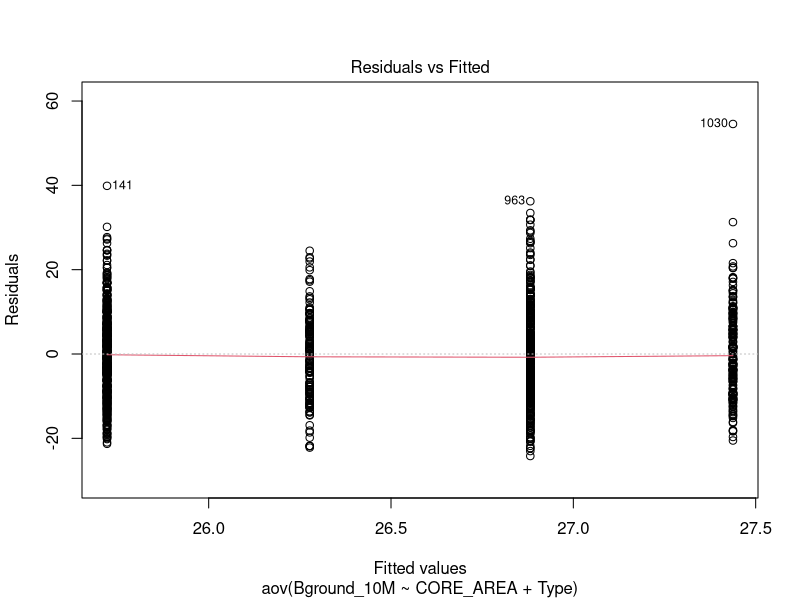
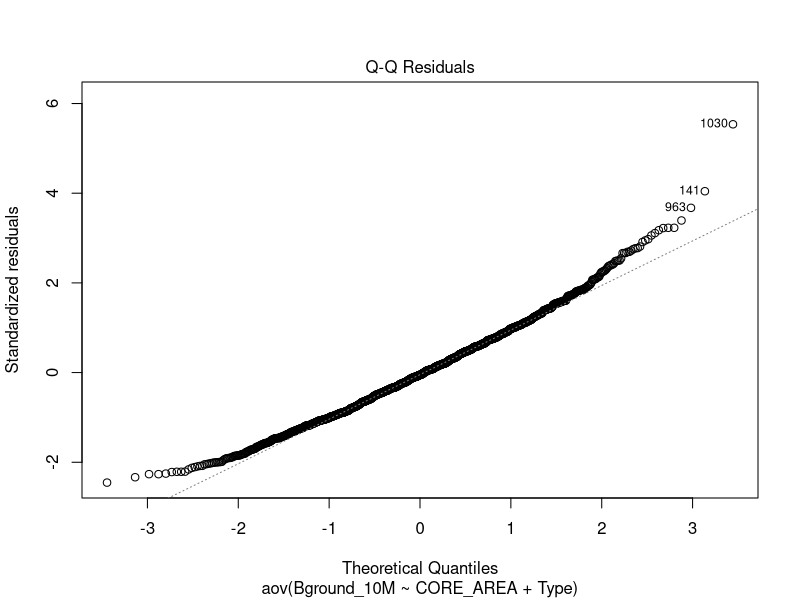
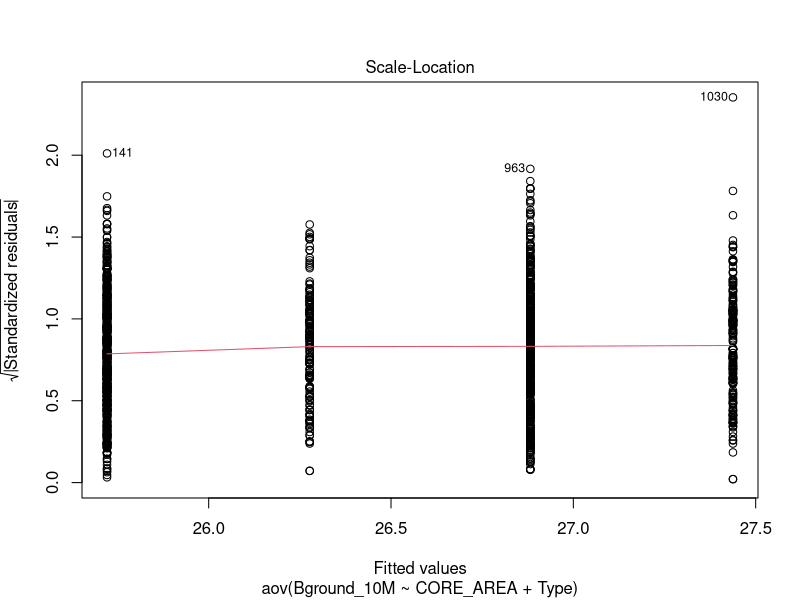
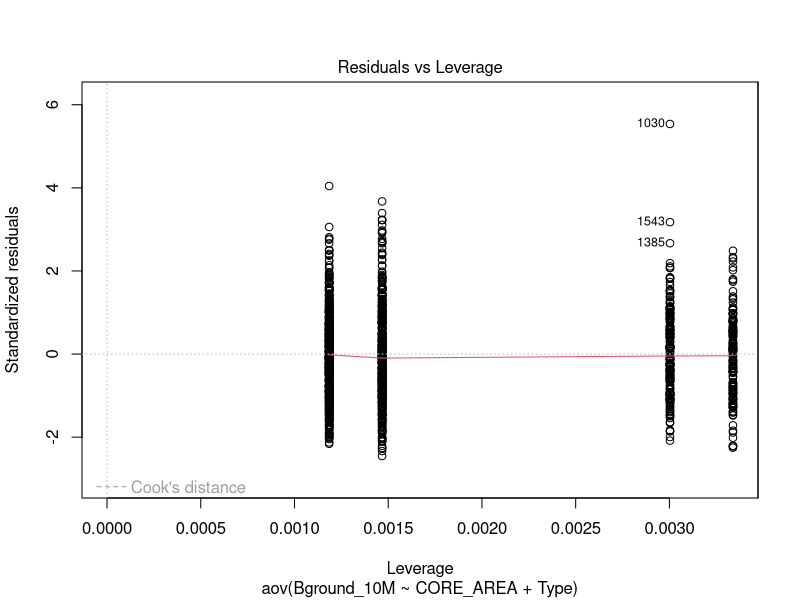
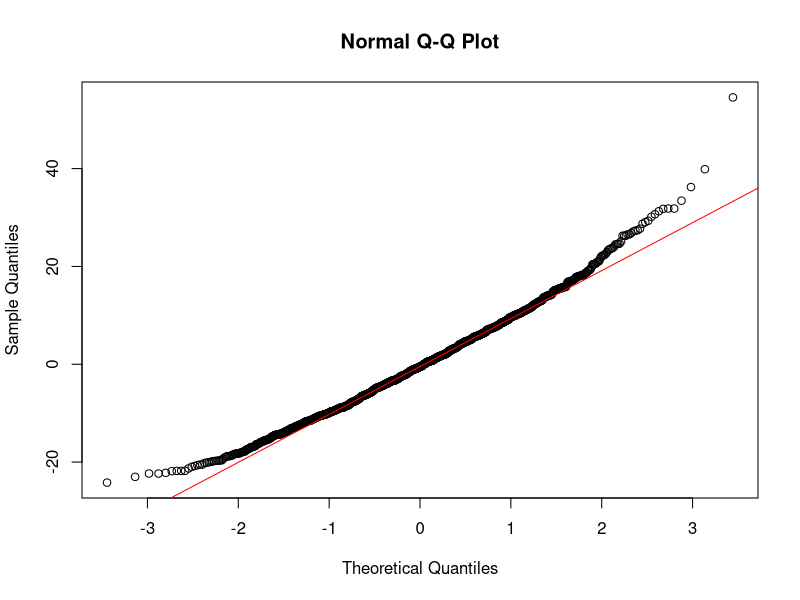

Here is the R script that generated these plots, in order:
## ---- chunk 1
grouse = read.csv("./data/journal.pone.0150798.s005.CSV", header=T,
                  stringsAsFactors=F)
## ---- chunk 2
str(grouse)
## ---- chunk 3
grouse$Type = as.factor(grouse$Type)
grouse$Fate = as.factor(grouse$Fate)
grouse$YEAR = as.factor(grouse$YEAR)
## ---- chunk 4
grouseGLM = glm(Type ~ Litter_10M, data=grouse, family="binomial")
summary(grouseGLM)
## ---- chunk 5
grouseGLM2 = glm(Fate ~ annual_prec_30year + Rock_3M + Cactus_3M + BioCrust_3M,
                data=grouse[grouse$Type == "Nest",], family="binomial")
summary(grouseGLM2)
## ---- chunk 6
library(lme4)
## ---- chunk 7
grouseME = glmer(Type ~ Litter_10M + Rock_10M + (1 | YEAR),
                 data=grouse, family="binomial")
summary(grouseME)
## ---- chunk 8
grouseAOV = aov(Shrub_10M ~ YEAR,
                data=grouse[grouse$Type=="Nest" & grouse$Fate=="hatch",])
summary(grouseAOV)
## ---- chunk 9
TukeyHSD(grouseAOV)
## ---- chunk 10
grouseAOV2 = aov(Bground_10M ~ CORE_AREA + Type,
                 data=grouse)
summary(grouseAOV2)
## ---- chunk 11
plot(grouseAOV2)
## ---- chunk 12
names(grouseAOV2)
## ---- chunk 13
qqnorm(grouseAOV2$residuals)
qqline(grouseAOV2$residuals, col="red")
## ---- chunk 14
myT1 = t.test(grouse$ARTR_10M[grouse$Fate == "hatch"],
              grouse$ARTR_10M[grouse$Fate == "fail"])
myT1

myT2 = t.test(grouse$Shrub_H_10M[grouse$Fate == "hatch"],
              grouse$Shrub_H_10M[grouse$Fate == "fail"])
myT2

myT3 = t.test(grouse$FoodF_10M[grouse$Fate == "hatch"],
              grouse$FoodF_10M[grouse$Fate == "fail"])
myT3

myT4 = t.test(grouse$Rock_10M[grouse$Fate == "hatch"],
              grouse$Rock_10M[grouse$Fate == "fail"])
myT4

myT5 = t.test(grouse$BioCrust_10M[grouse$Fate == "hatch"],
              grouse$BioCrust_10M[grouse$Fate == "fail"])
myT5
## ---- chunk 15
1 - (1 - 0.05)^5
## ---- chunk 16
myPVals = c(myT1$p.value, myT2$p.value, myT3$p.value, myT4$p.value,
            myT5$p.value)
myPVals
## ---- chunk 17
p.adjust(myPVals, method="bonferroni")
## ---- chunk 18
p.adjust(myPVals, method="fdr")
